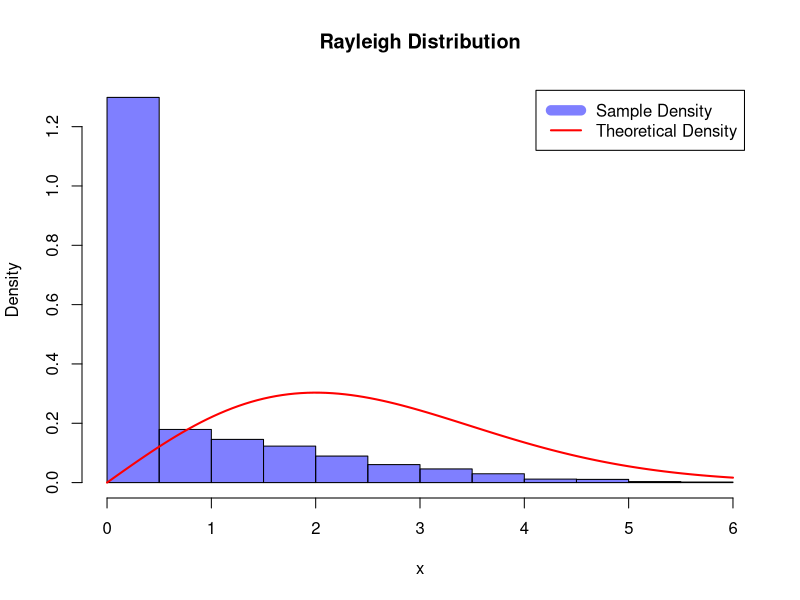

Recreate this plot in R.
set.seed(318)

# Function for Rayleigh density
rayleigh_density <- function(x, sigma) {
  (x / sigma^2) * exp(-x^2 / (2 * sigma^2))
}

# Metropolis-Hastings algorithm
metropolis_hastings <- function(n, sigma) {
  samples <- numeric(n)
  samples[1] <- 1
  
  for (i in 2:n) {
    proposal <- rgamma(1, shape = samples[i - 1], rate = 1)
    acceptance_prob <- min(1, rayleigh_density(proposal, sigma) / rayleigh_density(samples[i - 1], sigma))
    if (runif(1) < acceptance_prob) {
      samples[i] <- proposal
    } else {
      samples[i] <- samples[i - 1]
    }
  }
  return(samples)
}

sample_size <- 10000
sigma <- 2
sample <- metropolis_hastings(sample_size, sigma)

#histogram and theoretical density curve
hist(sample, freq = FALSE, col = rgb(0,0,1,0.5), main = "Rayleigh Distribution",
     xlab = "x", ylab = "Density")
curve(rayleigh_density(x, sigma), col = "red", lwd = 2, add = TRUE, 
      yaxt = "n", xaxt = "n")
legend("topright", legend = c("Sample Density", "Theoretical Density"), 
       col = c(rgb(0,0,1,0.5), "red"), lwd = c(10, 2), inset = 0.02)
